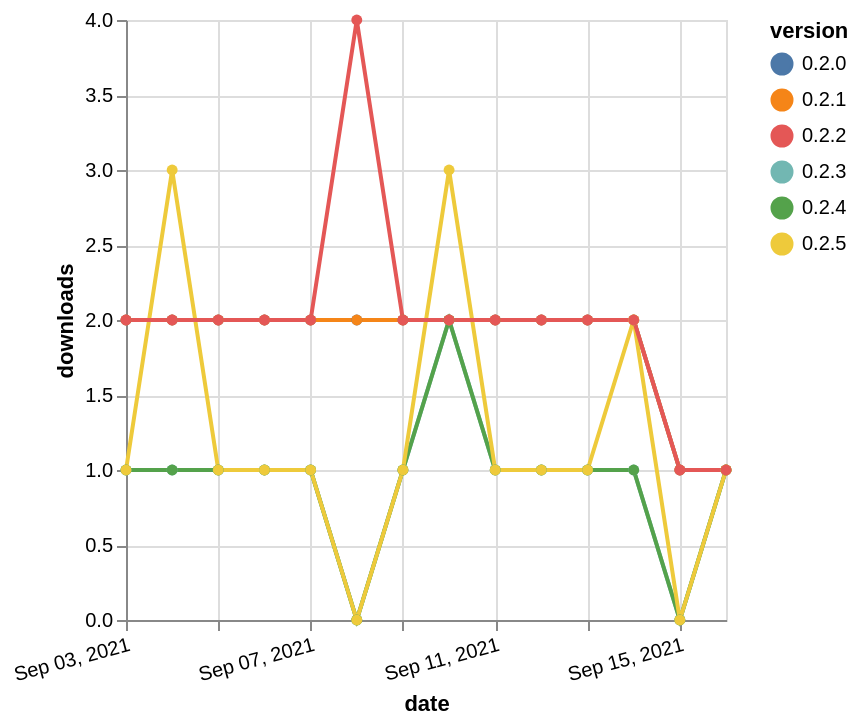

Vega-Lite specification stored for this chart:
### Vega-Lite specification from a JSON file in a GitHub repository (floating-point values rounded to 4 significant figures)
{"$schema": "https://vega.github.io/schema/vega-lite/v5.json", "description": "A simple bar chart with embedded data.", "data": {"values": [{"date": "2021-09-03", "total": 2203, "delta": 2, "version": "0.2.0"}, {"date": "2021-09-04", "total": 2205, "delta": 2, "version": "0.2.0"}, {"date": "2021-09-05", "total": 2207, "delta": 2, "version": "0.2.0"}, {"date": "2021-09-06", "total": 2209, "delta": 2, "version": "0.2.0"}, {"date": "2021-09-07", "total": 2211, "delta": 2, "version": "0.2.0"}, {"date": "2021-09-08", "total": 2213, "delta": 2, "version": "0.2.0"}, {"date": "2021-09-09", "total": 2215, "delta": 2, "version": "0.2.0"}, {"date": "2021-09-10", "total": 2217, "delta": 2, "version": "0.2.0"}, {"date": "2021-09-11", "total": 2219, "delta": 2, "version": "0.2.0"}, {"date": "2021-09-12", "total": 2221, "delta": 2, "version": "0.2.0"}, {"date": "2021-09-13", "total": 2223, "delta": 2, "version": "0.2.0"}, {"date": "2021-09-14", "total": 2225, "delta": 2, "version": "0.2.0"}, {"date": "2021-09-15", "total": 2226, "delta": 1, "version": "0.2.0"}, {"date": "2021-09-16", "total": 2227, "delta": 1, "version": "0.2.0"}, {"date": "2021-09-03", "total": 192, "delta": 1, "version": "0.2.3"}, {"date": "2021-09-04", "total": 193, "delta": 1, "version": "0.2.3"}, {"date": "2021-09-05", "total": 194, "delta": 1, "version": "0.2.3"}, {"date": "2021-09-06", "total": 195, "delta": 1, "version": "0.2.3"}, {"date": "2021-09-07", "total": 196, "delta": 1, "version": "0.2.3"}, {"date": "2021-09-08", "total": 196, "delta": 0, "version": "0.2.3"}, {"date": "2021-09-09", "total": 197, "delta": 1, "version": "0.2.3"}, {"date": "2021-09-10", "total": 199, "delta": 2, "version": "0.2.3"}, {"date": "2021-09-11", "total": 200, "delta": 1, "version": "0.2.3"}, {"date": "2021-09-12", "total": 201, "delta": 1, "version": "0.2.3"}, {"date": "2021-09-13", "total": 202, "delta": 1, "version": "0.2.3"}, {"date": "2021-09-14", "total": 203, "delta": 1, "version": "0.2.3"}, {"date": "2021-09-15", "total": 203, "delta": 0, "version": "0.2.3"}, {"date": "2021-09-16", "total": 204, "delta": 1, "version": "0.2.3"}, {"date": "2021-09-03", "total": 195, "delta": 1, "version": "0.2.4"}, {"date": "2021-09-04", "total": 196, "delta": 1, "version": "0.2.4"}, {"date": "2021-09-05", "total": 197, "delta": 1, "version": "0.2.4"}, {"date": "2021-09-06", "total": 198, "delta": 1, "version": "0.2.4"}, {"date": "2021-09-07", "total": 199, "delta": 1, "version": "0.2.4"}, {"date": "2021-09-08", "total": 199, "delta": 0, "version": "0.2.4"}, {"date": "2021-09-09", "total": 200, "delta": 1, "version": "0.2.4"}, {"date": "2021-09-10", "total": 202, "delta": 2, "version": "0.2.4"}, {"date": "2021-09-11", "total": 203, "delta": 1, "version": "0.2.4"}, {"date": "2021-09-12", "total": 204, "delta": 1, "version": "0.2.4"}, {"date": "2021-09-13", "total": 205, "delta": 1, "version": "0.2.4"}, {"date": "2021-09-14", "total": 206, "delta": 1, "version": "0.2.4"}, {"date": "2021-09-15", "total": 206, "delta": 0, "version": "0.2.4"}, {"date": "2021-09-16", "total": 207, "delta": 1, "version": "0.2.4"}, {"date": "2021-09-03", "total": 2238, "delta": 2, "version": "0.2.1"}, {"date": "2021-09-04", "total": 2240, "delta": 2, "version": "0.2.1"}, {"date": "2021-09-05", "total": 2242, "delta": 2, "version": "0.2.1"}, {"date": "2021-09-06", "total": 2244, "delta": 2, "version": "0.2.1"}, {"date": "2021-09-07", "total": 2246, "delta": 2, "version": "0.2.1"}, {"date": "2021-09-08", "total": 2248, "delta": 2, "version": "0.2.1"}, {"date": "2021-09-09", "total": 2250, "delta": 2, "version": "0.2.1"}, {"date": "2021-09-10", "total": 2252, "delta": 2, "version": "0.2.1"}, {"date": "2021-09-11", "total": 2254, "delta": 2, "version": "0.2.1"}, {"date": "2021-09-12", "total": 2256, "delta": 2, "version": "0.2.1"}, {"date": "2021-09-13", "total": 2258, "delta": 2, "version": "0.2.1"}, {"date": "2021-09-14", "total": 2260, "delta": 2, "version": "0.2.1"}, {"date": "2021-09-15", "total": 2261, "delta": 1, "version": "0.2.1"}, {"date": "2021-09-16", "total": 2262, "delta": 1, "version": "0.2.1"}, {"date": "2021-09-03", "total": 227, "delta": 1, "version": "0.2.5"}, {"date": "2021-09-04", "total": 230, "delta": 3, "version": "0.2.5"}, {"date": "2021-09-05", "total": 231, "delta": 1, "version": "0.2.5"}, {"date": "2021-09-06", "total": 232, "delta": 1, "version": "0.2.5"}, {"date": "2021-09-07", "total": 233, "delta": 1, "version": "0.2.5"}, {"date": "2021-09-08", "total": 233, "delta": 0, "version": "0.2.5"}, {"date": "2021-09-09", "total": 234, "delta": 1, "version": "0.2.5"}, {"date": "2021-09-10", "total": 237, "delta": 3, "version": "0.2.5"}, {"date": "2021-09-11", "total": 238, "delta": 1, "version": "0.2.5"}, {"date": "2021-09-12", "total": 239, "delta": 1, "version": "0.2.5"}, {"date": "2021-09-13", "total": 240, "delta": 1, "version": "0.2.5"}, {"date": "2021-09-14", "total": 242, "delta": 2, "version": "0.2.5"}, {"date": "2021-09-15", "total": 242, "delta": 0, "version": "0.2.5"}, {"date": "2021-09-16", "total": 243, "delta": 1, "version": "0.2.5"}, {"date": "2021-09-03", "total": 2110, "delta": 2, "version": "0.2.2"}, {"date": "2021-09-04", "total": 2112, "delta": 2, "version": "0.2.2"}, {"date": "2021-09-05", "total": 2114, "delta": 2, "version": "0.2.2"}, {"date": "2021-09-06", "total": 2116, "delta": 2, "version": "0.2.2"}, {"date": "2021-09-07", "total": 2118, "delta": 2, "version": "0.2.2"}, {"date": "2021-09-08", "total": 2122, "delta": 4, "version": "0.2.2"}, {"date": "2021-09-09", "total": 2124, "delta": 2, "version": "0.2.2"}, {"date": "2021-09-10", "total": 2126, "delta": 2, "version": "0.2.2"}, {"date": "2021-09-11", "total": 2128, "delta": 2, "version": "0.2.2"}, {"date": "2021-09-12", "total": 2130, "delta": 2, "version": "0.2.2"}, {"date": "2021-09-13", "total": 2132, "delta": 2, "version": "0.2.2"}, {"date": "2021-09-14", "total": 2134, "delta": 2, "version": "0.2.2"}, {"date": "2021-09-15", "total": 2135, "delta": 1, "version": "0.2.2"}, {"date": "2021-09-16", "total": 2136, "delta": 1, "version": "0.2.2"}]}, "width": "container", "mark": {"type": "line", "point": {"filled": true}}, "encoding": {"x": {"field": "date", "type": "temporal", "timeUnit": "yearmonthdate", "title": "date", "axis": {"labelAngle": -15}}, "y": {"field": "delta", "type": "quantitative", "title": "downloads"}, "color": {"field": "version", "type": "nominal"}, "tooltip": {"field": "delta"}}}
